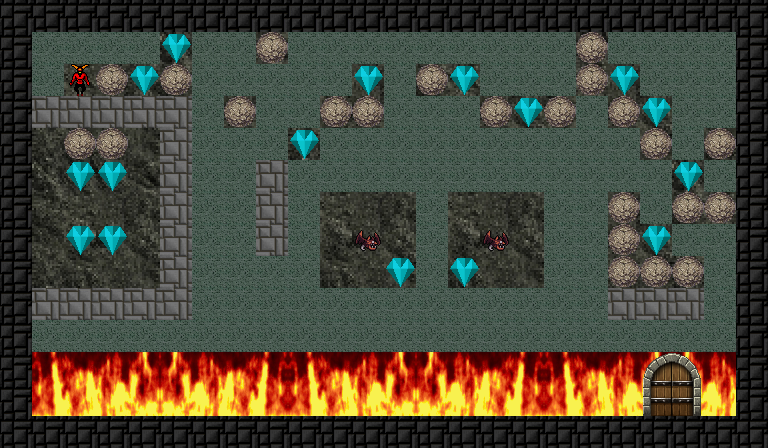

A level layout from a 2D game, rendered from its tile map. Below: a short description, then the map file with tile-grid data replaced by summaries:
An orthogonal 24x14 tile map with 32x32 px tiles, 8 tile layers (Background, BurningFlames, Gate, Walls, ...), 2 tilesets and 2 objects (Camera, WorldBoundingBox).

<map version="1.5" tiledversion="1.5.0" orientation="orthogonal" renderorder="right-down" compressionlevel="0" width="24" height="14" tilewidth="32" tileheight="32" infinite="0" nextlayerid="49" nextobjectid="2187">
 <editorsettings>
  <chunksize width="37" height="37" />
 </editorsettings>
 <properties>
  <property name="BACKGROUND_TEXTURE" value="background1" />
  <property name="FRAME_DURATION" type="float" value="0.2" />
  <property name="LEVEL_TIMEOUT" type="float" value="80" />
  <property name="LEVEL_TITLE" value="No more tutorial" />
  <property name="MAIN_CAMERA" type="object" value="2114" />
  <property name="MUSIC" value="game_music1" />
  <property name="PLAYER_START" type="object" value="0" />
  <property name="REQUIRED_DIAMOND" type="int" value="14" />
 </properties>
 <tileset firstgid="1" source="../tilesets/tileset.tsx" />
 <tileset firstgid="41" name="background" tilewidth="800" tileheight="600" tilecount="1" columns="1">
  <image source="../textures/GameBackground.png" width="800" height="600" />
 </tileset>
 <group id="45" name="Groupe 2">
  <group id="40" name="Groupe 1">
   <properties>
    <property name="INFINITE_BOUNDING_BOX" type="bool" value="true" />
    <property name="OBJECT_REFERN" type="object" value="0" />
   </properties>
   <layer id="39" name="Background" width="24" height="14" locked="1">
    <properties>
     <property name="DISPLACEMENT_RATIO_X" type="float" value="0.5" />
     <property name="DISPLACEMENT_RATIO_Y" type="float" value="0.5" />
     <property name="DYNAMIC_PARTICLES" type="bool" value="false" />
     <property name="DYNAMIC_VERTICES" type="bool" value="false" />
     <property name="HEIGHT_BITS_MODE" type="bool" value="true" />
    </properties>
    <data>[336 cells, 24 non-empty, 1 distinct tile ids]</data>
   </layer>
   <objectgroup id="26" name="Camera" visible="0" locked="1">
    <properties>
     <property name="OBJECT_REFERENCE" type="object" value="1" />
    </properties>
    <object id="2114" name="Camera" type="Camera" x="21.3612" y="9.7297" width="540" height="303">
     <properties>
      <property name="CAMERA" type="bool" value="false" />
      <property name="CAMERA_COMPONENTS" value="MyAutoRecenterToPlayerCameraComponent" />
     </properties>
    </object>
    <object id="2185" name="World" type="WorldBoundingBox" x="3.84848" y="3.48488" width="760.543" height="443.091" />
   </objectgroup>
   <layer id="37" name="BurningFlames" width="24" height="14" locked="1">
    <properties>
     <property name="DISPLACEMENT_RATIO_X" type="float" value="0.75" />
     <property name="DISPLACEMENT_RATIO_Y" type="float" value="1" />
     <property name="MATERIAL" value="BurningFlames" />
    </properties>
    <data>[336 cells, 6 non-empty, 1 distinct tile ids]</data>
   </layer>
   <layer id="47" name="Gate" width="24" height="14" locked="1">
    <properties>
     <property name="COLLISION_MASK" value="Gate" />
    </properties>
    <data>[336 cells, 1 non-empty, 1 distinct tile ids]</data>
   </layer>
   <layer id="25" name="Walls" width="24" height="14" locked="1">
    <properties>
     <property name="COLLISION_MASK" value="World" />
     <property name="DYNAMIC_PARTICLES" type="bool" value="true" />
     <property name="DYNAMIC_VERTICES" type="bool" value="true" />
     <property name="HEIGHT_BITS_MODE" type="bool" value="true" />
     <property name="PLAYER_COLLISIONS_ENABLED" type="bool" value="true" />
     <property name="TILE_FLAG_PROCESSORS" value="MyComputeNeighbourFlags, ComputePlatformerFlagProcessor" />
    </properties>
    <data>[336 cells, 72 non-empty, 1 distinct tile ids]</data>
   </layer>
   <layer id="46" name="GameObjects" width="24" height="14">
    <properties>
     <property name="COLLISION_MASK" value="World" />
     <property name="HEIGHT_BITS_MODE" type="bool" value="true" />
    </properties>
    <data>[336 cells, 189 non-empty, 4 distinct tile ids]</data>
   </layer>
   <layer id="38" name="Animated" width="24" height="14">
    <properties>
     <property name="COLLISION_MASK" value="World" />
     <property name="HEIGHT_BITS_MODE" type="bool" value="true" />
    </properties>
    <data>[336 cells, 2 non-empty, 1 distinct tile ids]</data>
   </layer>
   <layer id="27" name="PlayerAndCamera" width="24" height="14" locked="1">
    <properties>
     <property name="COLLISION_MASK" value="Player,World" />
     <property name="HEIGHT_BITS_MODE" type="bool" value="true" />
     <property name="PLAYER_COLLISIONS_ENABLED" type="bool" value="true" />
    </properties>
    <data>[336 cells, 1 non-empty, 1 distinct tile ids]</data>
   </layer>
   <layer id="48" name="Smoke" width="24" height="14" locked="1">
    <properties>
     <property name="HEIGHT_BITS_MODE" type="bool" value="true" />
    </properties>
    <data>[336 cells, 0 non-empty, 0 distinct tile ids]</data>
   </layer>
  </group>
 </group>
</map>
